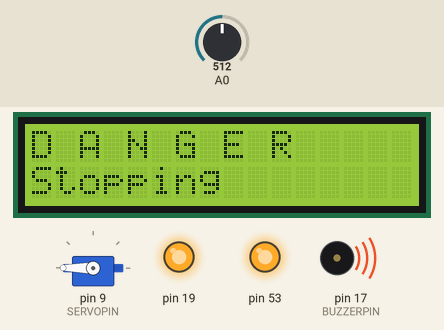
Simulated run of this sketch. Board: Arduino Mega 2560, built with avr-gcc and run on an emulated ATmega2560. Parts: 16×2 character LCD, servo, output pins drawn as LEDs (lit = HIGH), buzzer (waves = sounding, pin HIGH). Inputs (shaded band) come from the test bench; at power-on: A0 = 512. Pins used as bus, display or sensor lines are not drawn. At 2.3 s the program stops and its outputs stay as they are.

Above: at 0.12 s.
At 0.72 s:
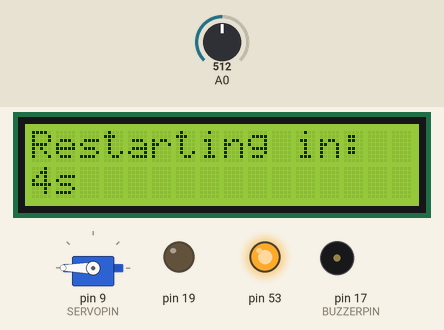
At 1.33 s:
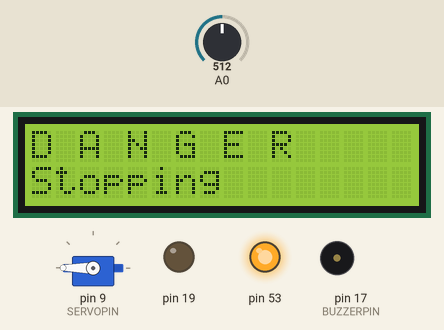
At 2.2 s:
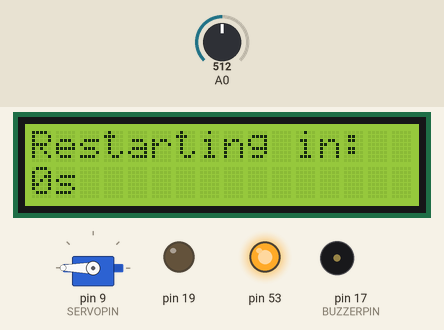
Timing chart, 0 to 3.7 s (numbered marks = the images above):
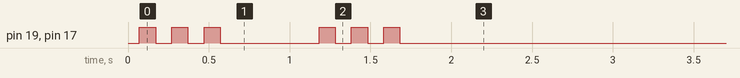

Measured:
- by itself, pin 19, pin 17 (BUZZERPIN): LOW → HIGH at 0.07 s, → LOW 0.10 s later, → HIGH 0.10 s later, → LOW 0.10 s later, … (12 changes in this stretch)

The sketch:

P1.Master.ino
```cpp
#include <LiquidCrystal.h>
#include <Servo.h>
#include <math.h>
#include <SPI.h>

// Servo setup
Servo myservo;
#define SERVOPIN 9

#define BUZZERPIN 17

// LCD setup
#define ENB 23
#define RS 22
#define DB4 24
#define DB5 25
#define DB6 26
#define DB7 27
LiquidCrystal lcd(RS, ENB, DB4, DB5, DB6, DB7);

#define SS1 41
#define SS2 42

int lastRecordedTemp;
int temperature;
long lastUpdateTime;
long points;

byte stage;
// stage = 0: Stopped
// stage = 1: Working normally
// stage = 2: In the desired range
// stage = 3: Above the threshold, in danger

void pickTemperature() {
  temperature = analogRead(A0) / 308.0 * 150;
  if (temperature < 60)
    stage = 1;
  else if (temperature >= 60 && temperature <= 70) {
    stage = 2;
    lastUpdateTime = millis();
  }
  else if (temperature > 70)
    stage = 3;
}

void reportTemperature(int mode) {
  if (abs(temperature - lastRecordedTemp) >= 1) {
    lcd.clear();
    lcd.setCursor(0, 0);
    lcd.print("Temp: ");
    lcd.print(temperature);
    if (mode == 1) {
      lcd.setCursor(0, 1);
      lcd.print("Points: ");
      lcd.print(points);
    }
    lastRecordedTemp = temperature;
  }
}

void updatePoints() {
  int newPoints = millis() - lastUpdateTime;
  points += newPoints;
  lcd.setCursor(0, 1);
  lcd.print("Points: ");
  lcd.print(points);
  if (newPoints >= 1)
    lastUpdateTime = millis();
}

void warn() {
  warnOtherDevices();
  lcd.clear();
  lcd.setCursor(0, 0);
  lcd.print("D A N G E R");
  lcd.setCursor(0, 1);
  lcd.print("Stopping ");
  int timer = 6;
  int buzzerOn = 1;
  while (timer > 0) {
    lastUpdateTime = millis();
    --timer;
    if (buzzerOn == 1) {
      digitalWrite(BUZZERPIN, HIGH);
      digitalWrite(19, HIGH);
      buzzerOn = 0;
    }
    else {
      digitalWrite(BUZZERPIN, LOW);
      digitalWrite(19, LOW);
      buzzerOn = 1;
    }
    delay(100);
  }
}

void warnOtherDevices() {
  digitalWrite(SS1, LOW);
  digitalWrite(SS2, LOW);

  const char *str = "T";

  for (int i = 0; i < strlen(str); ++i)
    SPI.transfer(str[i]);
  SPI.transfer('\r');
  free(str);

  digitalWrite(SS1, HIGH);
  digitalWrite(SS2, HIGH);
}

void restartOtherDevices() {
  digitalWrite(SS1, LOW);
  digitalWrite(SS2, LOW);

  const char *str = "S";

  for (int i = 0; i < strlen(str); ++i)
    SPI.transfer(str[i]);
  SPI.transfer('\r');
  free(str);

  digitalWrite(SS1, HIGH);
  digitalWrite(SS2, HIGH);
}

void restart() {
  lcd.clear();
  lcd.setCursor(0, 0);
  lcd.print("Restarting in:");
  lcd.setCursor(0, 1);
  int timer = 5;
  lcd.print(timer);
  lcd.print("s");
  while (timer > 0) {
    lastUpdateTime = millis();
    --timer;
    lcd.setCursor(0, 1);
    lcd.print(timer);
    delay(100);
  }
  restartOtherDevices();
  stage = 1;
}

void setup() {
  // put your setup code here, to run once:
  lcd.begin(16, 2);
  lcd.clear();
  pinMode(A0, INPUT);
  lastRecordedTemp = -1;
  lastUpdateTime = 0;
  points = 0;
  myservo.attach(SERVOPIN);
  pinMode(BUZZERPIN, OUTPUT);
  pinMode(SS1, OUTPUT);
  digitalWrite(SS1, HIGH);
  pinMode(SS2, OUTPUT);
  digitalWrite(SS2, HIGH);
  pinMode(19, OUTPUT);
  SPI.begin();
  SPI.setClockDivider(SPI_CLOCK_DIV8);
}

void loop() {
  // put your main code here, to run repeatedly:
  pickTemperature();

  myservo.write(temperature + 50);

  switch(stage) {
    case 1:
      reportTemperature(1);
      break;
    case 2:
      reportTemperature(0);
      updatePoints();
      break;
    case 3:
      myservo.write(180);
      warn();
      restart();
      myservo.write(0);
      break;
  }
}
```
